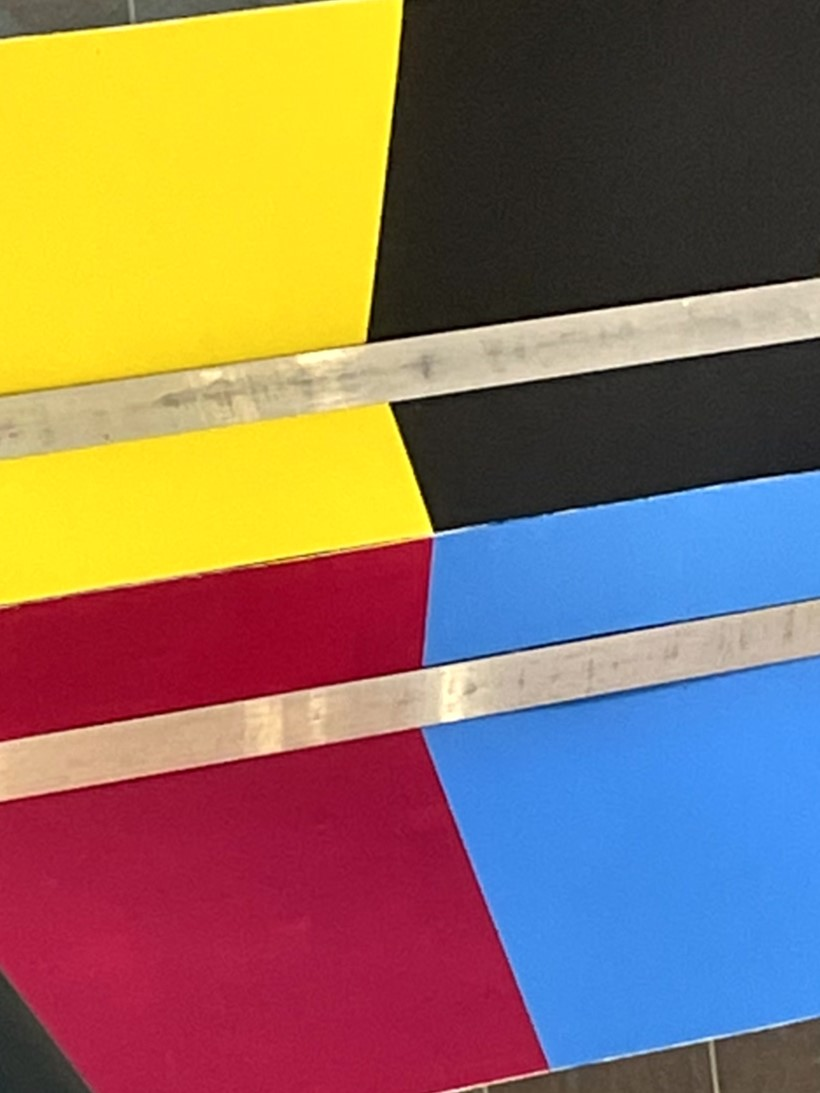
#> input picture Code/RaspberryPi/Vision/Landing Simulation/TrainingImages/real/mixed_veryclose/IMG_6434.jpg, 820 x 1093 px, found by its file name; its folder holds only this picture in this run
$ python image_train_loop.py
#> lines starting #> are read from the running program, lines starting #| are printed output that depends on the picture; after the words box and inside, x2 and y2 are one past the last pixel; in counts of white or black regions, pixels touching at a corner belong together
import cv2 as cv
import numpy as np
import os


def contour_compare(contour_list_a, contour_list_b, search_radius, mask_threshold):
    contour_list_common = []
    for contour_a in contour_list_a:
        # TODO: Evaluated whether or not approximating to open (False) or closed (True) contours is better
        contour_a = cv.approxPolyDP(contour_a, 30, True)
        for contour_b in contour_list_b:
            contour_b = cv.approxPolyDP(contour_b, 30, True)
            for point_a in contour_a:
                for point_b in contour_b:
                    if abs(point_a[0][0] - point_b[0][0]) < search_radius:
                        if abs(point_a[0][1] - point_b[0][1]) < search_radius:
                            avg_x = round((point_a[0][0] + point_b[0][0]) / 2)
                            avg_y = round((point_a[0][1] + point_b[0][1]) / 2)
                            contour_list_common.append((avg_x, avg_y))
    return contour_list_common


# [11 lines left out: function display_cardinal_markers, not called in this run]


clustering_distance = 15
contour_validity_mask_threshold = 200
norm_vect_scale_factor = 200
bestfitline_points = []
gaussian_blur_stddev_x = 19
gaussian_blur_stddev_y = 19

# Define the ranges of each color in HSV. Color space is [0-179, 0-255, 0-255]
# Updated via the color picker tool at 3:45PM on 2023-04-03
cyan_lower = np.array([80, 100, 100])
cyan_upper = np.array([130, 255, 255])
magenta_lower1 = np.array([0, 100, 100])
magenta_upper1 = np.array([10, 255, 255])
magenta_lower2 = np.array([160, 100, 100])
magenta_upper2 = np.array([179, 255, 255])
yellow_lower = np.array([20, 150, 150])
yellow_upper = np.array([40, 255, 255])
black_lower = np.array([0, 0, 3])
black_upper = np.array([130, 225, 105])

# Initializing the webcam
# capture = cv.VideoCapture(0)
# capture = cv.VideoCapture('TrainingImages/Real/TestIndoors_960x540_15fps.mp4')
# output = cv.VideoWriter('Output/Output.avi', cv.VideoWriter_fourcc('M', 'J', 'P', 'G'), 15, (960, 540))

steps_per = 10
path_root_images = r"C:\Users\Administrator\Documents\GitHub\WU-Team20-AutonomousDrone\Code\RaspberryPi\Vision\Landing Simulation\TrainingImages"
#path_root_images = r"C:\Users\dimpl\OneDrive\Documents\GitHub\WU-Team20-AutonomousDrone\Code\RaspberryPi\Vision\Landing Simulation\TrainingImages"
path_rel_real_cleaned = r"real\cleaned"
path_rel_real_outdoor_shade = r"real\outdoor\shade"
path_rel_real_outdoor_sun = r"real\outdoor\sun"
path_rel_real_indoor = r"real\indoor"
path_rel_real_mixed_close = r"real\mixed_close"
path_rel_real_mixed_veryclose = r"real\mixed_veryclose"
path_rel_real_outdoor_mixed_overhead = r"real\outdoor\mixed_overhead"


active_path = path_rel_real_mixed_veryclose

break_flag = False

while not break_flag:

    for image_path in os.listdir(os.path.join(path_root_images, active_path)):
        for i in range(steps_per):
            # Read in the camera frame by frame
            # ret, frame_raw = capture.read()
            frame_raw = cv.resize(cv.imread(os.path.join(os.path.join(path_root_images, active_path), image_path)), (640, 480))
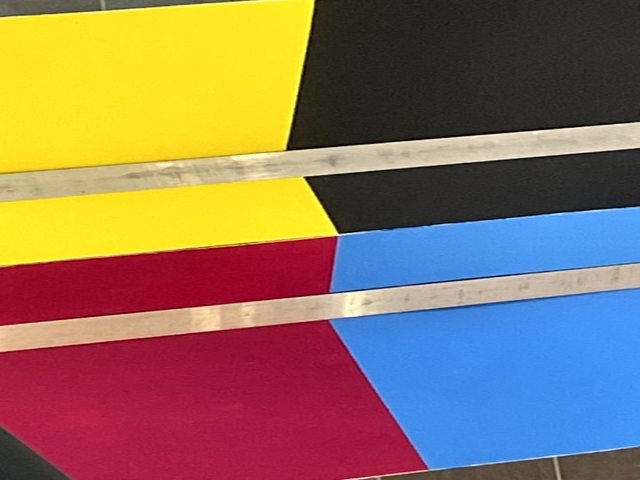
#> frame_raw: shape (480, 640, 3); mean B, G, R 93.8, 114.4, 141.1
            # frame_raw = cv.imread('TrainingImages/Simulated/CMYK_on_WhiteBG.png')

            # Convert the frame out of BGR to HSV
            frame_hsv = cv.cvtColor(frame_raw, cv.COLOR_BGR2HSV)
#> frame_hsv: shape (480, 640, 3); mean H, S, V 75.6, 152.9, 173

            # Create masks for each color
            mask_cyan = cv.inRange(frame_hsv, cyan_lower, cyan_upper)
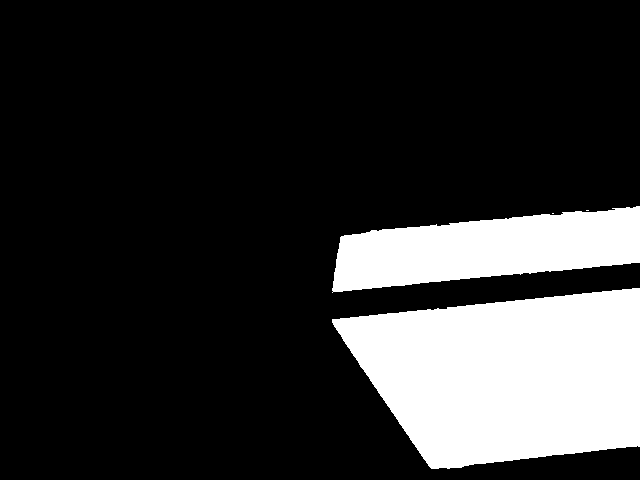
#> mask_cyan: shape (480, 640); 19.1% white; 4 white regions (2 under 20 px), largest, box (x1, y1, x2, y2) and area: (332, 288, 640, 469) 41490, (332, 206, 640, 293) 17277
            mask_magenta1 = cv.inRange(frame_hsv, magenta_lower1, magenta_upper1)
#> mask_magenta1: shape (480, 640); 0.28% white in thin lines or dots, all inside (x1, y1, x2, y2) = (0, 236, 422, 476)
            mask_magenta2 = cv.inRange(frame_hsv, magenta_lower2, magenta_upper2)
#> mask_magenta2: shape (480, 640); 23.4% white; 2 white regions, box (x1, y1, x2, y2) and area: (0, 320, 428, 480) 53257, (0, 236, 337, 326) 18771
            mask_magenta = cv.bitwise_or(mask_magenta1, mask_magenta2)
#> mask_magenta: shape (480, 640); 23.7% white; 7 white regions (5 under 20 px), largest, box (x1, y1, x2, y2) and area: (0, 320, 428, 480) 53450, (0, 236, 337, 326) 19432
            mask_yellow = cv.inRange(frame_hsv, yellow_lower, yellow_upper)
#> mask_yellow: shape (480, 640); 21.6% white; 4 white regions (2 under 20 px), largest, box (x1, y1, x2, y2) and area: (0, 0, 315, 174) 46190, (0, 177, 336, 266) 20078
            mask_black = cv.inRange(frame_hsv, black_lower, black_upper)
#> mask_black: shape (480, 640); 23.5% white; 72 white regions (64 under 20 px), largest, box (x1, y1, x2, y2) and area: (289, 0, 640, 150) 45384, (308, 149, 640, 233) 18142, (381, 458, 557, 480) 2221
            mask_all = cv.bitwise_or(cv.bitwise_or(mask_cyan, mask_magenta), cv.bitwise_or(mask_yellow, mask_black))
#> mask_all: shape (480, 640); 87.9% white; 118 black regions (99 under 20 px), largest, box (x1, y1, x2, y2) and area: (0, 0, 640, 480) 35128, (53, 0, 281, 15) 517, (464, 446, 638, 480) 430

            # Blur each mask to aid contour detection
            mask_cyan = cv.GaussianBlur(mask_cyan, (gaussian_blur_stddev_x, gaussian_blur_stddev_y), 0)
            mask_magenta = cv.GaussianBlur(mask_magenta, (gaussian_blur_stddev_x, gaussian_blur_stddev_y), 0)
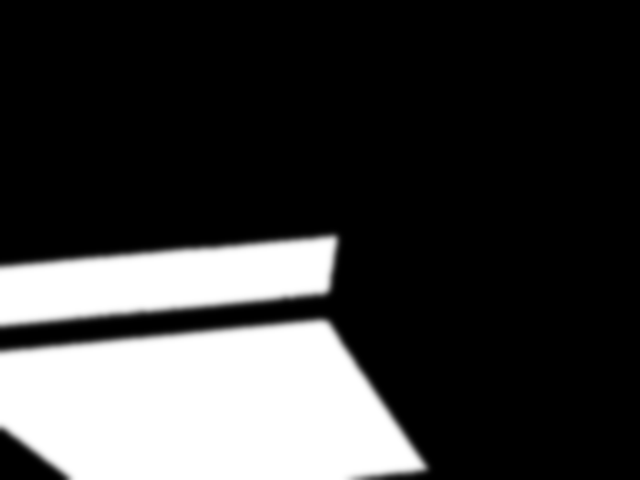
#> mask_magenta: shape (480, 640); min 0, max 255, mean 60.5
            mask_yellow = cv.GaussianBlur(mask_yellow, (gaussian_blur_stddev_x, gaussian_blur_stddev_y), 0)
            mask_black = cv.GaussianBlur(mask_black, (gaussian_blur_stddev_x, gaussian_blur_stddev_y), 0)
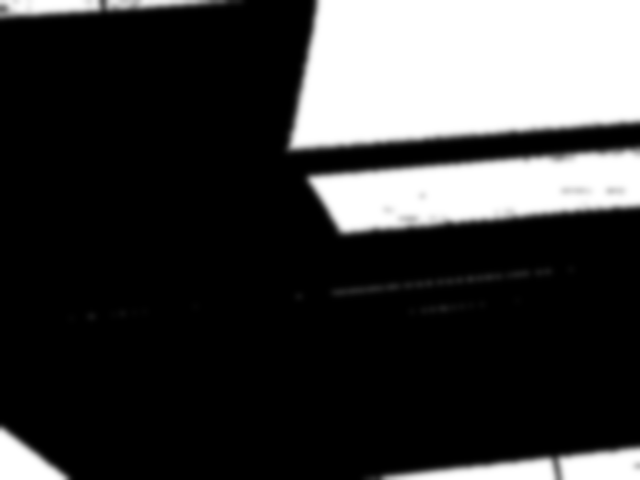
#> mask_black: shape (480, 640); min 0, max 255, mean 59.8
            mask_all = cv.GaussianBlur(mask_all, (gaussian_blur_stddev_x, gaussian_blur_stddev_y), 0)

            cv.namedWindow("All Masks", cv.WINDOW_NORMAL)
            cv.resizeWindow("All Masks", int(frame_raw.shape[1]), int(frame_raw.shape[0]))
            cv.imshow("All Masks", np.vstack((
                np.hstack((mask_magenta, mask_yellow)),
                np.hstack((mask_cyan, mask_black)))))

            # Run Canny edge detection to find all the edges in the masks
            edges_cyan = cv.Canny(image=mask_cyan, threshold1=100, threshold2=200)
#> edges_cyan: shape (480, 640); 0.46% white in thin lines or dots, all inside (x1, y1, x2, y2) = (332, 206, 640, 469)
            edges_magenta = cv.Canny(image=mask_magenta, threshold1=100, threshold2=200)
#> edges_magenta: shape (480, 640); 0.48% white in thin lines or dots, all inside (x1, y1, x2, y2) = (0, 236, 427, 480)
            edges_yellow = cv.Canny(image=mask_yellow, threshold1=100, threshold2=200)
#> edges_yellow: shape (480, 640); 0.46% white in thin lines or dots, all inside (x1, y1, x2, y2) = (0, 0, 335, 266)
            edges_black = cv.Canny(image=mask_black, threshold1=100, threshold2=200)
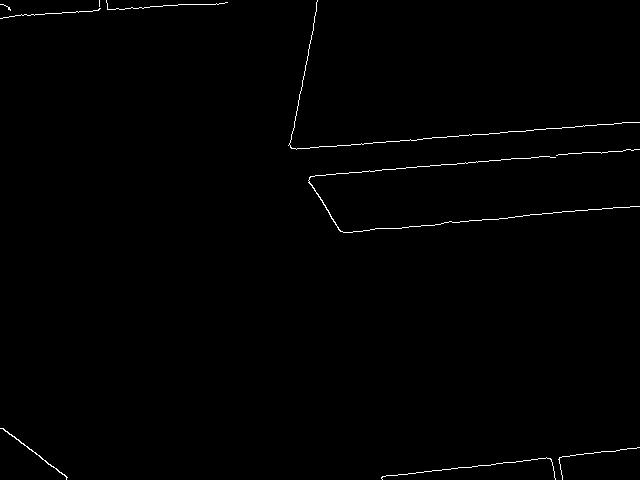
#> edges_black: shape (480, 640); 0.61% white in thin lines or dots

            contours_cyan, hierarchy_cyan = cv.findContours(edges_cyan, cv.RETR_EXTERNAL, cv.CHAIN_APPROX_SIMPLE)
#> contours_cyan = 5 contours, 4 with area under 20; largest, box (x1, y1, x2, y2) and area: (332, 323, 640, 469) 88
            contours_magenta, hierarchy_magenta = cv.findContours(edges_magenta, cv.RETR_EXTERNAL, cv.CHAIN_APPROX_SIMPLE)
#> contours_magenta = 5 contours, 3 with area under 20; largest, box (x1, y1, x2, y2) and area: (0, 320, 427, 467) 86, (0, 428, 70, 480) 45
            contours_yellow, hierarchy_yellow = cv.findContours(edges_yellow, cv.RETR_EXTERNAL, cv.CHAIN_APPROX_SIMPLE)
#> contours_yellow = 3 contours, 2 with area under 20; largest, box (x1, y1, x2, y2) and area: (0, 177, 335, 266) 32
            contours_black, hierarchy_black = cv.findContours(edges_black, cv.RETR_EXTERNAL, cv.CHAIN_APPROX_SIMPLE)
#> contours_black = 10 contours, 8 with area under 20; largest, box (x1, y1, x2, y2) and area: (0, 428, 68, 480) 44, (308, 156, 640, 233) 32
            # contours_overall, hierarchy_overall = cv.findContours(mask_all, cv.RETR_EXTERNAL, cv.CHAIN_APPROX_SIMPLE)

            contours_cyan = sorted(contours_cyan, key=cv.contourArea, reverse=True)
            contours_magenta = sorted(contours_magenta, key=cv.contourArea, reverse=True)
            contours_yellow = sorted(contours_yellow, key=cv.contourArea, reverse=True)
            contours_black = sorted(contours_black, key=cv.contourArea, reverse=True)
            # contours_overall = sorted(contours_overall, key=cv.contourArea, reverse=True)


            # Create a blank white canvas of the same size as the HSV frame
            frame_contours_bgr = np.full_like(frame_hsv, 255)

            # Draw the contours in their respective colors on the frame
            # The colors of the contours below have to be in BGR format
            if contours_cyan:
                cv.drawContours(frame_contours_bgr, contours_cyan[0:5],    -1, (205, 149,   0), 2)
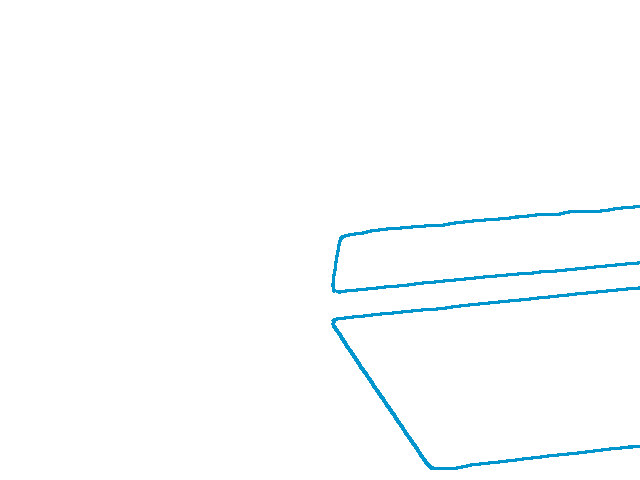
#> frame_contours_bgr: shape (480, 640, 3); mean of channels 0, 1, 2 254.3, 253.4, 251.3; drawn as B, G, R
            if contours_magenta:
                cv.drawContours(frame_contours_bgr, contours_magenta[0:5], -1, (78,   31, 162), 2)
            if contours_yellow:
                cv.drawContours(frame_contours_bgr, contours_yellow[0:7],  -1, (24,  208, 255), 2)
            if contours_black:
                cv.drawContours(frame_contours_bgr, contours_black[0:10],   -1, (43,   38,  34), 2)
            # if contours_overall:
            #     cv.drawContours(frame_contours_bgr, contours_overall[0], -1, (0,   255,   0), 2)

            # Create the new sets of contours that define the cardinal directions relative to the pad
            contours_northSouth = \
                contour_compare(contours_cyan, contours_black,
                                clustering_distance, contour_validity_mask_threshold) + \
                contour_compare(contours_magenta, contours_yellow,
                                clustering_distance, contour_validity_mask_threshold)
#> the loop in contour_compare, `for contour_a in contour_list_a:` made 5 passes
#> contour_a on passes 1 to 5: [[332, 323], [431, 468], [639, 446], [433, 468]], [[639, 206], [345, 235], [333, 290], [345, 235]], [[639, 287], [332, 320]], [[334, 322]], [[639, 262], [336, 291]]
#> after the loop in contour_compare, `for contour_a in contour_list_a:`: contour_list_common = [(639, 446), (639, 206), (344, 234), (344, 234), (344, 234), (344, 234)]
#> the loop in contour_compare (call 2), `for contour_a in contour_list_a:` made 5 passes
#> contour_a on passes 1 to 5: [[426, 466], [324, 320], [0, 351], [324, 320]], [[0, 428], [68, 479]], [[336, 240], [324, 293], [0, 325], [325, 293]], [[336, 238], [0, 266]], [[425, 468], [351, 477]]
#> contours_northSouth = [(639, 446), (639, 206), (344, 234), (344, 234), (344, 234), (344, 234), (335, 234), (335, 232), (335, 232), (0, 266)]
            contours_eastWest = \
                contour_compare(contours_cyan, contours_magenta,
                                clustering_distance, contour_validity_mask_threshold) + \
                contour_compare(contours_black, contours_yellow,
                                clustering_distance, contour_validity_mask_threshold)
#> contours_eastWest = 33 pairs, first value 0 to 430, second value 0 to 468

            # If the contours exist, fit a line of best fit to each of them using the least square method
            # ^^^ Temporarily switched to Huber method to hopefully expel the outliers more effectively
            if contours_northSouth and contours_eastWest:
                [ns_vx, ns_vy, ns_x1, ns_y1] = cv.fitLine(np.array(contours_northSouth), cv.DIST_HUBER, 0, 0.01, 0.01)
#> ns_vx = [0.996]; ns_vy = [-0.0916]; ns_x1 = [335.8]; ns_y1 = [234.4]
                [ew_vx, ew_vy, ew_x1, ew_y1] = cv.fitLine(np.array(contours_eastWest), cv.DIST_HUBER, 0, 0.01, 0.01)
#> ew_vx = [0.404]; ew_vy = [0.915]; ew_x1 = [347.3]; ew_y1 = [284.1]
                cv.circle(frame_contours_bgr, (int(ns_x1), int(ns_y1)), 10, (0, 255, 0), 2)
                cv.circle(frame_contours_bgr, (int(ew_x1), int(ew_y1)), 10, (0, 255, 0), 2)

                # TODO: This entire bit can be optimized. Intersect points can be calculated directly from the two fitLines.
                #  No need to used scaled norm vectors as intermediaries. Also, display funcs should be separated from those
                #  that are essential to the runtime calculation.
                # The following function is used to calculate the lines
                # (x, y) = (x0, y0) + t * (vx, vy), where t is the bounding values
                ns_x2 = (norm_vect_scale_factor * ns_vx) + ns_x1
#> ns_x2 = [535]
                ns_y2 = (norm_vect_scale_factor * ns_vy) + ns_y1
#> ns_y2 = [216]
                ew_x2 = (norm_vect_scale_factor * ew_vx) + ew_x1
#> ew_x2 = [428]
                ew_y2 = (norm_vect_scale_factor * ew_vy) + ew_y1
#> ew_y2 = [467.1]

                cv.line(frame_contours_bgr, (int(ns_x1), int(ns_y1)), (int(ns_x2), int(ns_y2)), (0, 255, 0), 3)
                cv.line(frame_contours_bgr, (int(ew_x1), int(ew_y1)), (int(ew_x2), int(ew_y2)), (0, 255, 0), 3)

                # TODO: Need to change this algo such that it calculates a line from points on both sides of the image. In
                #  cases where the camera is offset, it creates a distorted image, whereby referencing only one side (ex. only
                #  the Black/Yellow border when the camera is "low") the line becomes angled, which changes the intersection
                #  point and also creates a non-perpendicular relationship.
                # Calculate the intersection of the lines. Solves the denominator first. If zero, this is an edge case  where
                # the lines are parallel, and we shouldn't calculate the intersection point.
                denominator = ((ns_x1 - ns_x2) * (ew_y1 - ew_y2)) - ((ns_y1 - ns_y2) * (ew_x1 - ew_x2))
#> denominator = [37919.4]
                if denominator != 0:
                    # Calculate some common elements that are shared between the following functions for speed
                    elem1 = (ns_x1 * ns_y2) - (ns_y1 * ns_x2)
#> elem1 = [-52828.3]
                    elem2 = (ew_x1 * ew_y2) - (ew_y1 * ew_x2)
#> elem2 = [40594.7]
                    # Calculate the (x,y) intersection point between the two lines
                    intersect_x = ((elem1 * (ew_x1 - ew_x2)) - ((ns_x1 - ns_x2) * elem2)) / denominator
#> intersect_x = [325.7]
                    intersect_y = ((elem1 * (ew_y1 - ew_y2)) - ((ns_y1 - ns_y2) * elem2)) / denominator
#> intersect_y = [235.3]
                    # Display the intersection point as a circle on the image
                    cv.circle(frame_contours_bgr, (int(intersect_x), int(intersect_y)), 10, (0, 0, 255), -1)
                    # Display the intersection coordinates as text on the image
                    text_intersect = f"x: {int(intersect_x)}, y: {int(intersect_y)}"
#> text_intersect = 'x: 325, y: 235'
                    text_contours = f"N-S: {len(contours_northSouth)}. E-W: {len(contours_eastWest)}"
#> text_contours = 'N-S: 10. E-W: 33'
                    cv.putText(frame_contours_bgr, text_intersect, (25, 25), cv.FONT_HERSHEY_SIMPLEX, 0.5, (0, 255, 0), 1)
                    cv.putText(frame_contours_bgr, text_contours, (25, 50), cv.FONT_HERSHEY_SIMPLEX, 0.5, (0, 255, 0), 1)
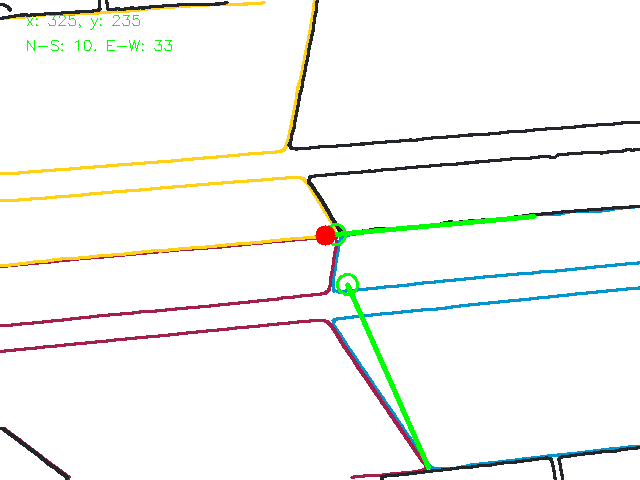
#> frame_contours_bgr: shape (480, 640, 3); mean of channels 0, 1, 2 243.2, 246.7, 245.2; drawn as B, G, R

            # Display the resulting image
            # display_cardinal_markers()
            cv.imshow("All Contours", frame_contours_bgr)
            cv.imshow("Raw Image", frame_raw)
            cv.imshow("Combined Mask", mask_all)
            # output.write(frame_contours_bgr)
            # cv.imshow("Merged Mask", mask_all)

            # Press "k" to quit
            if cv.waitKey(27) == ord('k'):
#> (key Esc is pressed here)
                break_flag = True
                break
        if break_flag:
            # capture.release()
            # output.release()
            cv.destroyAllWindows()
            break
